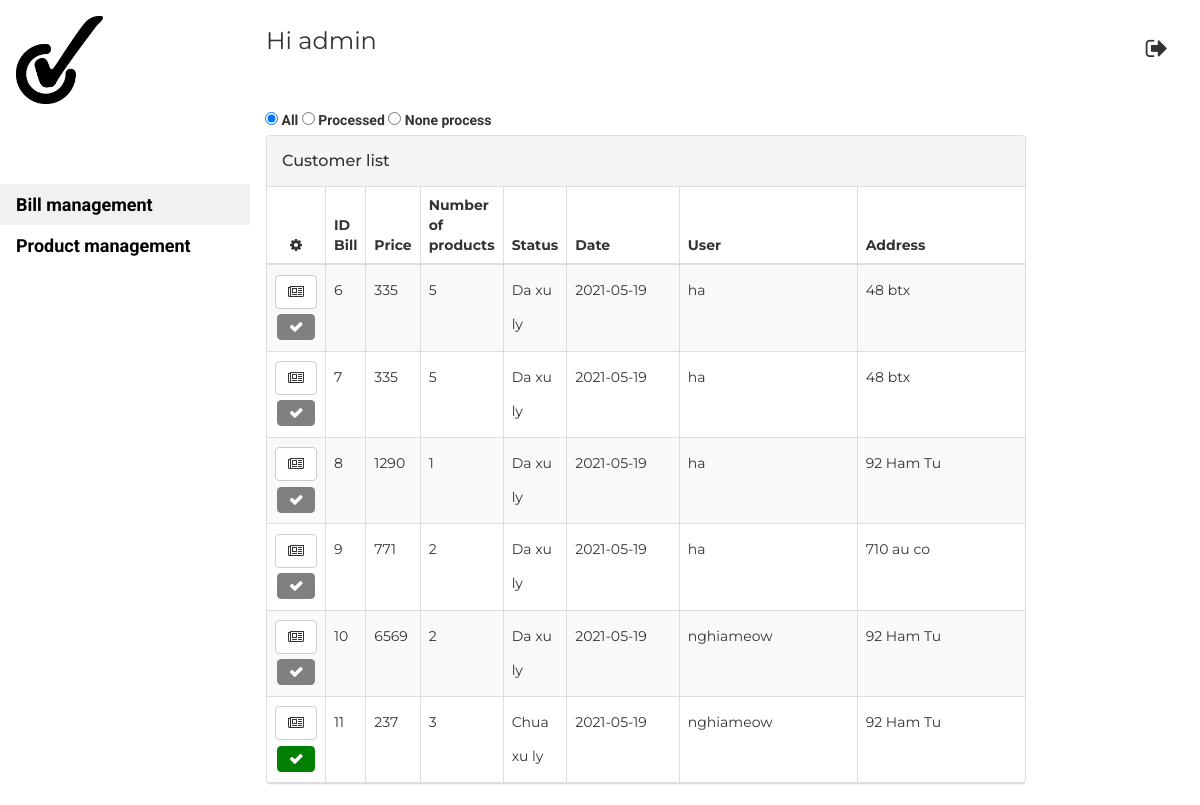
The app's page /admin/admin.php (signed in), older data.
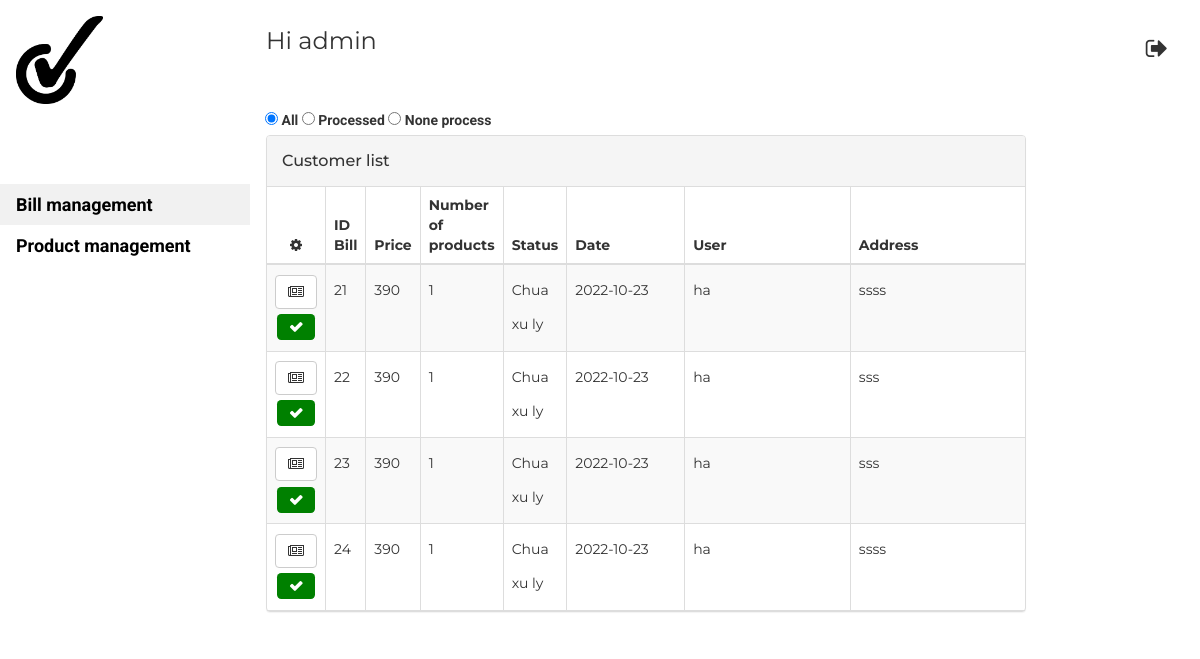
The same page, newer data.
### tables this page shows
CREATE TABLE `donhang` (
  `maDon` int(30) NOT NULL,
  `giaDon` int(30) NOT NULL,
  `soluongMua` int(30) NOT NULL,
  `tinhtrang` varchar(64) NOT NULL,
  `ngaydat` date NOT NULL,
  `userKH` varchar(64) NOT NULL,
  `diachinhan` varchar(50) NOT NULL
);

### process/login.php (called while the page is built, shortened)
<?php
function isLoginedAdmin(){
    return isset($_SESSION['admin']);
}

### admin/admin.php (the view, shortened to what the changed rows need)
<!DOCTYPE html>
<?php
require_once('../process/login.php');
?>
<html>
<link rel="stylesheet" href="../SOURCE.css">
<link rel="stylesheet" href="https://cdnjs.cloudflare.com/ajax/libs/font-awesome/4.7.0/css/font-awesome.min.css">
<link rel="stylesheet" href="https://maxcdn.bootstrapcdn.com/bootstrap/3.3.6/css/bootstrap.min.css">
<link href="https://cdnjs.cloudflare.com/ajax/libs/font-awesome/4.4.0/css/font-awesome.min.css" rel="stylesheet" type="text/css">
<?php
if (isLoginedAdmin()) {
?>
  <body class="w3-content" action="admin.php" style="max-width:1200px">
    <div class="w3-main" style="margin-left:250px">
      <div class="w3-container  ">
        <div class="row">
          <div class="col-md-10 ">
            <div class="panel panel-default panel-table">
              <div class="panel-body">
                <?php
                $conn = createDbConnection();
                if (isset($_REQUEST['select'])) {
                  if ($_REQUEST['select'] == 1)
                    $sql = "SELECT * FROM donhang";
                  else if ($_REQUEST['select'] == 2)
                    $sql = "SELECT * FROM donhang WHERE tinhtrang='Da xu ly'";
                  else
                    $sql = "SELECT * FROM donhang WHERE tinhtrang='Chua xu ly'";
                } else {
                  $sql = "SELECT * FROM donhang";
                }
                if ($result = mysqli_query($conn, $sql)) {
                  if (mysqli_num_rows($result) > 0) {
                ?>
                    <table class="table table-striped table-bordered table-list">
                      <thead>
                        <tr>
                          <th><em class="fa fa-cog"></em>
                          </th>
                          <th class="hidden-xs" width=75px>ID Bill</th>
                          <th>Price</th>
                          <th width=80px>Number of products</th>
                          <th width=100px>Status</th>
                          <th width=20%>Date</th>
                          <th width=30%>User</th>
                          <th width=30%>Address</th>
                        </tr>
                      </thead>
                      <tbody>
                        <?php
                        while ($row = mysqli_fetch_array($result)) {
                        ?>
                          <tr>
                            <td align="center"><a class="btn btn-default">
                                <em class="fa fa-newspaper-o" onclick="billdetail('<?= $row['maDon'] ?>','<?= $row['userKH'] ?>'
                                )"></em></a>
                              <?php
                              if ($row['tinhtrang'] == "Chua xu ly") { ?>
                                <button class="btn btn-danger fa fa-check" onclick="myFunction('<?= $row['maDon'] ?>')"></button>
                              <?php } else { ?>
                                <button class="btn btn-danger fa fa-check" style="background-color: gray;"></button>
                              <?php } ?>
                            </td>
                            <td class="hidden-xs"><?php echo $row['maDon'] ?></td>
                            <td><?php echo $row['giaDon'] ?></td>
                            <td><?php echo $row['soluongMua'] ?></td>
                            <td><?php echo $row['tinhtrang'] ?></td>
                            <td><?php echo $row['ngaydat'] ?></td>
                            <td><?php echo $row['userKH'] ?></td>
                            <td><?php echo $row['diachinhan'] ?></td>
                          </tr>
              </div>
            </div>
      <?php
                        }
                      }
                    }
      ?>
  </body>
<?php
}
?>
</html>

Row changes from the older to the newer data that the page shows:
removed donhang: maDon "6", giaDon "335", soluongMua "5", tinhtrang "Da xu ly", ngaydat "2021-05-19", userKH "ha", diachinhan "48 btx"
removed donhang: maDon "7", giaDon "335", soluongMua "5", tinhtrang "Da xu ly", ngaydat "2021-05-19", userKH "ha", diachinhan "48 btx"
removed donhang: maDon "8", giaDon "1290", soluongMua "1", tinhtrang "Da xu ly", ngaydat "2021-05-19", userKH "ha", diachinhan "92 Ham Tu"
removed donhang: maDon "9", giaDon "771", soluongMua "2", tinhtrang "Da xu ly", ngaydat "2021-05-19", userKH "ha", diachinhan "710 au co"
removed donhang: maDon "10", giaDon "6569", soluongMua "2", tinhtrang "Da xu ly", ngaydat "2021-05-19", userKH "nghiameow", diachinhan "92 Ham Tu"
removed donhang: maDon "11", giaDon "237", soluongMua "3", tinhtrang "Chua xu ly", ngaydat "2021-05-19", userKH "nghiameow", diachinhan "92 Ham Tu"
added donhang: maDon "21", giaDon "390", soluongMua "1", tinhtrang "Chua xu ly", ngaydat "2022-10-23", userKH "ha", diachinhan "ssss"
added donhang: maDon "22", giaDon "390", soluongMua "1", tinhtrang "Chua xu ly", ngaydat "2022-10-23", userKH "ha", diachinhan "sss"
added donhang: maDon "23", giaDon "390", soluongMua "1", tinhtrang "Chua xu ly", ngaydat "2022-10-23", userKH "ha", diachinhan "sss"
added donhang: maDon "24", giaDon "390", soluongMua "1", tinhtrang "Chua xu ly", ngaydat "2022-10-23", userKH "ha", diachinhan "ssss"
